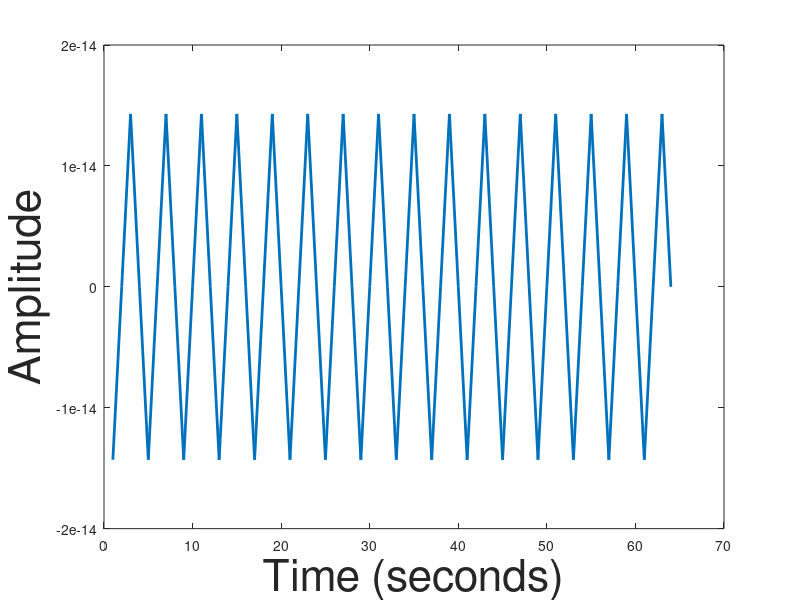
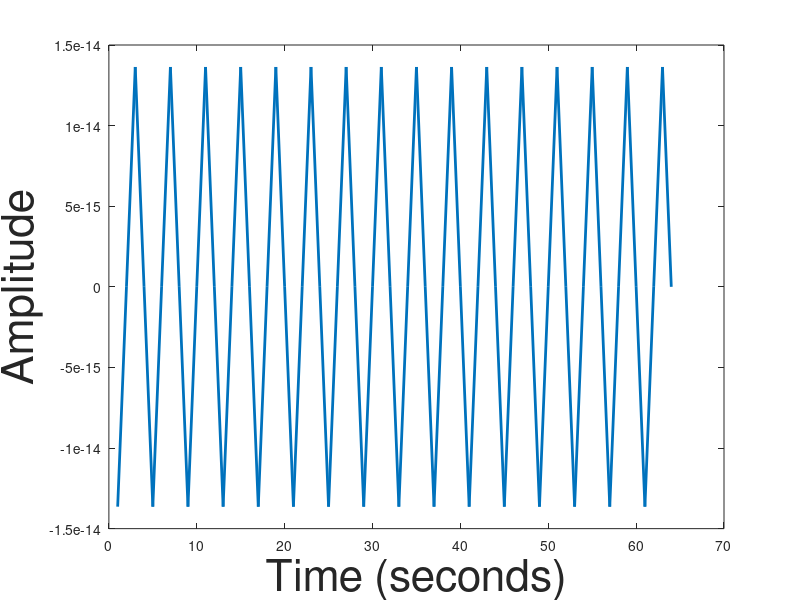
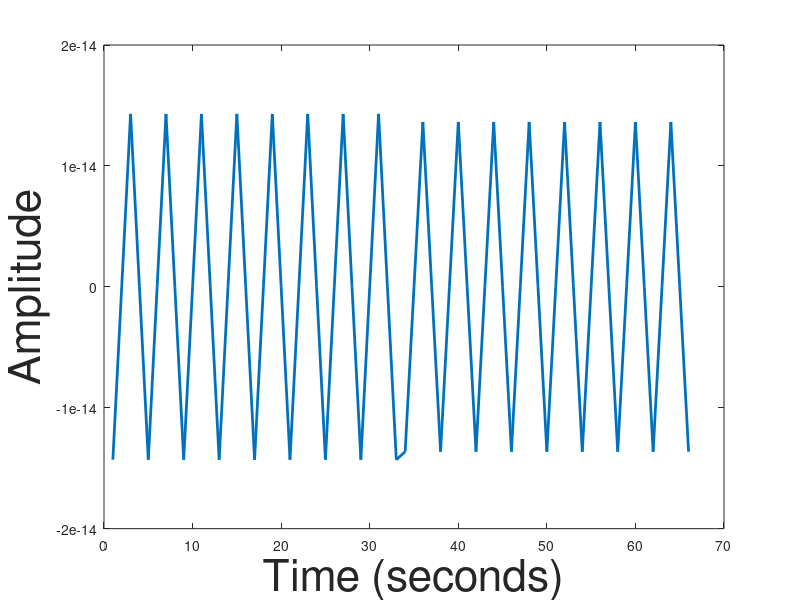

Here is the MATLAB script that generated these plots, in order:
%% TO GET THE ORIGINAL SIGNAL FROM THE BEAM FORMED OUTPUT
% role : important.
% status : complete.

%% basic setup
clc;
clear all;
close all;

%% initialising variables
f1          = 1000;                                  %the lower limit
f2          = 2000;                                  %the upper limit
angle    = 60;                                      %angle ranges from 0 to 180
f            = 200;                                    %frequency of the analog wave
Fs         = 800;                                    %sampling frequency
Ts         = 1/Fs;                                   %sampling time
N          = 256;                                    %number of samples
c           = 1500;                                  %speed of sound in water
m          = 32;                                      %number of elements
SNR     = 55;                                      %signal to noise ratio

lambda = c/f;                                      %wavelength
x           = lambda/2;                           %interspace distance
d           = x*cosd(angle)/c;                 %quantum delay

t            = (0:N-1)*Ts ;                        %creating the time
matrix   = zeros(N,m);                        %delayed pure signals

L           = 64;                                     %segment length
N_L      = N/L;                                    %number of such segments

%% bringing about the natural delay
y = sin(2*pi*f*t);                                  %generating the ideal sine wave

for i = 1:m
matrix(:,i) = sin(2*pi*f*(t-(i-1)*d));
end

tend = (N-1)*Ts;                                  %the final value in linspace
xaxis=linspace(0,tend,N);

new_mat    = matrix;

%% Here is where the blocking happens

%initialising the blocks
segment_matrix_1 = zeros(L,m);
segment_matrix_2 = zeros(L,m);

%transferring the data value for the blocks
for i = 1:L
segment_matrix_1(i,:) = new_mat(i,:);
segment_matrix_2(i,:) = new_mat(L+i,:);

end

%% fourier transform

%initialising the fourier
Fourier_1 = zeros(L,m);
Fourier_2 = zeros(L,m);

NFFT  = L;
fend  = (NFFT-1)*Fs/NFFT;
waxis = linspace(0,fend,NFFT);         %creating the spacing

%setting up the fouriers
Fourier_1 = fft(segment_matrix_1,NFFT);
Fourier_2 = fft(segment_matrix_2,NFFT);

%% beamforming
%the angle matrix stores the magnitude of response for each angle

angle_matrix_1 = zeros(1,181);         %initialising the angle matrix
angle_matrix_2 = zeros(1,181);

f_mat_1 =  zeros(1,m);                       %initialising the matrix for the chosen frequency
f_mat_2 =  zeros(1,m);

index        = (f/(Fs/NFFT))+1;              %finding the index value of f
delay_column = zeros(m,1);               %initialising the delay column

f_mat_1(1,:) =  Fourier_1(index,:);      %extracting the values for the frequency
f_mat_2(1,:) =  Fourier_2(index,:);

for test_angle = 0:180
test_d = x*cosd(test_angle)/c;        %quantum delay for test angle

for i = 1:m                                       %setting up the delay column
delay_column(i,1,:) = exp(-1*1i*2*pi*f*(i-1)*test_d);           %steering vector
end

angle_matrix_1(1,test_angle+1,:) = f_mat_1*delay_column; %storing
angle_matrix_2(1,test_angle+1,:) = f_mat_2*delay_column;

end

%% Constructing the artificial fourier

%initialising the artificial fourier
art_fourier_1 = zeros(1,L);
art_fourier_2 = zeros(1,L);

%setting up the artificial fourier
art_fourier_1(1,index) = angle_matrix_1(1,angle+1);
art_fourier_2(1,index) = angle_matrix_2(1,angle+1);

art_fourier_1(1,index + NFFT/2) = conj(angle_matrix_1(1,angle+1));
art_fourier_2(1,index + NFFT/2) = conj(angle_matrix_2(1,angle+1));

%% taking the inverse fourier

inv_fourier_1 = ifft(art_fourier_1);
inv_fourier_2 = ifft(art_fourier_2);

%% plotting the inverse fourier

figure(4)
plot((inv_fourier_1),'linewidth',2)
xlabel('Time (seconds)','FontSize',32)
ylabel('Amplitude','FontSize',32)


figure(5)
plot((inv_fourier_2),'linewidth',2);
xlabel('Time (seconds)','FontSize',32)
ylabel('Amplitude','FontSize',32)

%% concatenating

trunc_sample_num  = round((m-1)*d*Fs);
remain_sample_num = L - trunc_sample_num;

concat_matrix = zeros(1,64);

for i = 1:remain_sample_num
concat_matrix(1,i)    = inv_fourier_1(1,i);
end

for i = 1:remain_sample_num
concat_matrix(1,i + remain_sample_num) = inv_fourier_2(1,i);
end

figure(6)
plot(concat_matrix,'linewidth',2);
xlabel('Time (seconds)','FontSize',32)
ylabel('Amplitude','FontSize',32)


